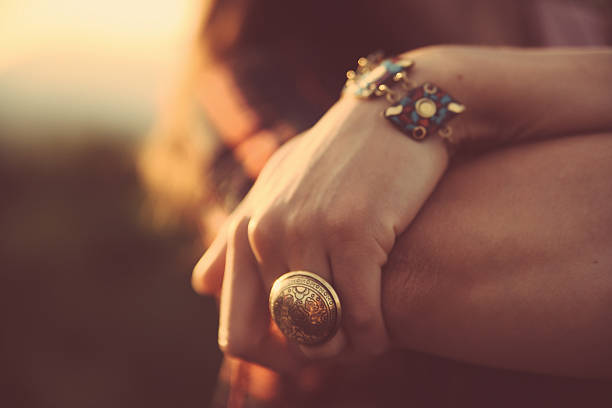
#> input picture 33.jpg, 612 x 408 px
$ python a33.py
#> lines starting #> are read from the running program, lines starting #| are printed output that depends on the picture
import numpy as np
import cv2

class Point(object):
 def __init__(self,x,y):
  self.x = x
  self.y = y

 def getX(self):
  return self.x
 def getY(self):
  return self.y

def getGrayDiff(img,currentPoint,tmpPoint):
 return abs(int(img[currentPoint.x,currentPoint.y]) - int(img[tmpPoint.x,tmpPoint.y]))

def selectConnects(p):
 if p != 0:
  connects = [Point(-1, -1), Point(0, -1), Point(1, -1), Point(1, 0), Point(1, 1),
     Point(0, 1), Point(-1, 1), Point(-1, 0)]
 else:
  connects = [ Point(0, -1), Point(1, 0),Point(0, 1), Point(-1, 0)]
 return connects

def regionGrow(img,seeds,thresh,p = 1):
 height, weight = img.shape
 seedMark = np.zeros(img.shape)
 seedList = []
 for seed in seeds:
  seedList.append(seed)
 label = 1
 connects = selectConnects(p)
 while(len(seedList)>0):
  currentPoint = seedList.pop(0)

  seedMark[currentPoint.x,currentPoint.y] = label
  for i in range(8):
   tmpX = currentPoint.x + connects[i].x
   tmpY = currentPoint.y + connects[i].y
   if tmpX < 0 or tmpY < 0 or tmpX >= height or tmpY >= weight:
    continue
   grayDiff = getGrayDiff(img,currentPoint,Point(tmpX,tmpY))
   if grayDiff < thresh and seedMark[tmpX,tmpY] == 0:
    seedMark[tmpX,tmpY] = label
    seedList.append(Point(tmpX,tmpY))
 return seedMark


seeds = []
img = cv2.imread('33.jpg',0)
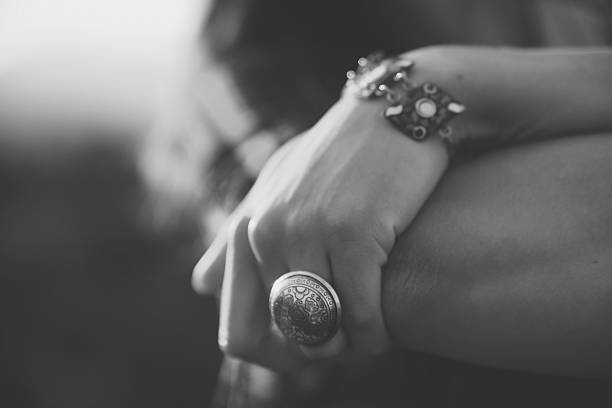
#> img: shape (408, 612); min 24, max 255, mean 100.8
pointsNumber = int(input("Enter the number of seed points: "))
#> the answer given: 3
for i in range(pointsNumber):
    xPoint = int(input("Enter the X value of th seed point: "))
#> (the run stopped early here; a loop or call above may not have finished)
